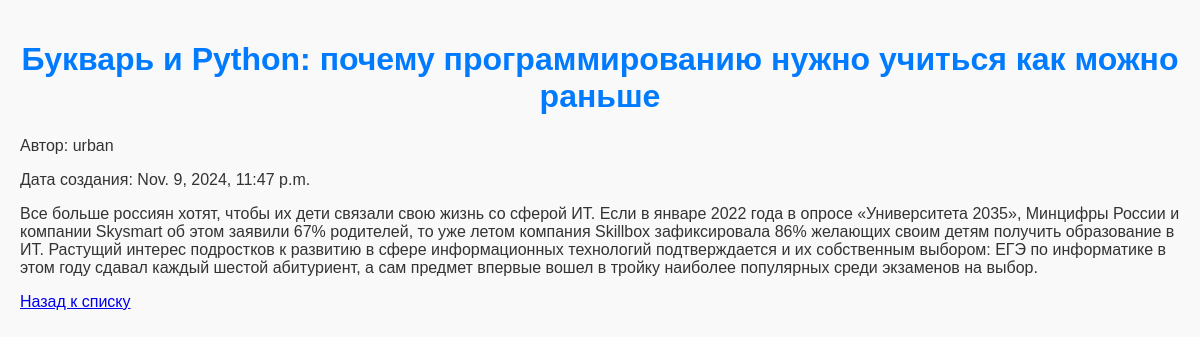
The app's page /post/4/ with its own data.
### task5/models.py (models this page shows, shortened)
class Post(models.Model):
    title = models.CharField(max_length=200)
    content = models.TextField()
    author = models.CharField(max_length=100)
    created_at = models.DateTimeField(auto_now_add=True)

### task5/views.py (the view)
# urls.py: path('post/<int:pk>/', post_detail, name='post_detail'),
def post_detail(request, pk):
    post = get_object_or_404(Post, pk=pk)
    return render(request, 'post_detail.html', {'post': post})

### templates/post_detail.html (shortened to what this page needs)
<!DOCTYPE html>
<html lang="en">
<head>
    {% load static %}
    <link rel="stylesheet" href="{% static 'css/styles.css' %}">
</head>
<body>
<h1>{{ post.title }}</h1>
<p>Автор: {{ post.author }}</p>
<p>Дата создания: {{ post.created_at }}</p>
<div>{{ post.content|linebreaks }}</div>
<a href="{% url 'post_list' %}">Назад к списку</a>
</body>
</html>

### static/css/styles.css (style rules this page uses)
body { font-family: Arial, sans-serif; background-color: #f9f9f9; color: #333; margin: 0; padding: 20px; }
h1 { text-align: center; color: #007BFF; }

### records on screen
Post: title "Букварь и Python: почему программированию нужно учиться как можно раньше", author "urban", created_at "Nov. 9, 2024, 11:47 p.m.", content "Все больше россиян хотят, чтобы их дети связали свою жизнь со сферой ИТ. Если в январе 2022 года в опросе «Университета 2035», Минцифры России и компании Skysmart об этом заявили 67% родителей, то уже летом компания Skillbox зафиксировала 86% желающих своим детям получить образование в ИТ. Растущий интерес подростков к развитию в сфере информационных технологий подтверждается и их собственным выбором: ЕГЭ по информатике в этом году сдавал каждый шестой абитуриент, а сам предмет впервые вошел в тройку наиболее популярных среди экзаменов на выбор."
